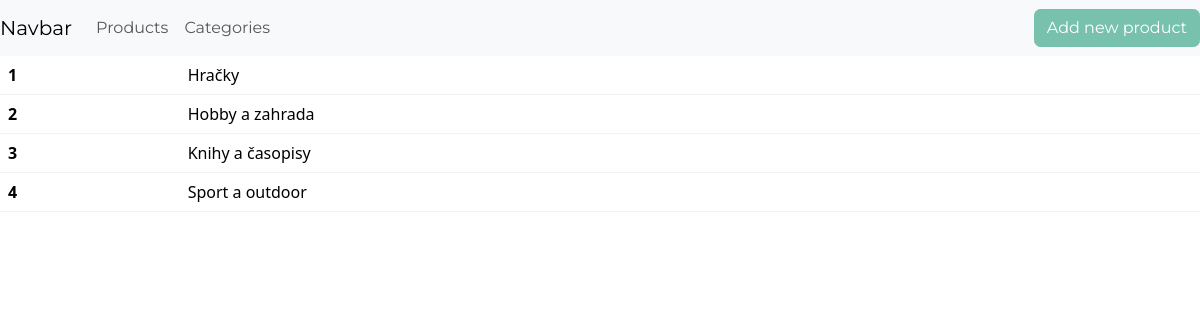
Screenshot of /categories/showCategories.php with the database file from the repository.
### tables this page shows
CREATE TABLE `categories` (
  `id` int(11) NOT NULL,
  `name` varchar(50) NOT NULL
);

### config/Connection.php (called while the page is built, shortened)
<?php
class Connection
{
    private static ?Connection $instance = null;
    private ?PDO $pdo = null;
    public static function getInstance(): static
    {
        if (is_null(static::$instance)) {
            static::$instance = new static();
        }
        return static::$instance;
    }
    public function getConnection(): PDO
    {
        if (is_null($this->pdo)) {
            $this->pdo = new PDO($_ENV['DSN'], $_ENV['USER'], $_ENV['PASSWORD']);
            $this->pdo->setAttribute(PDO::ATTR_ERRMODE, PDO::ERRMODE_EXCEPTION);
        }
        return $this->pdo;
    }
}

### src/Entity/AbstractMapper.php (called while the page is built, shortened)
<?php
abstract class AbstractMapper implements InterfaceMapper
{
    public function __construct()
    {
        $this->pdo = Connection::getInstance()->getConnection();
    }
    public function findAll(): ?array
    {
        $this->selectAllStatement()->execute();
        $raw = $this->selectAllStatement()->fetchAll();
        return $this->createArray($raw);
    }
}

### src/Entity/CategoriesMapper.php (called while the page is built, shortened)
<?php
class CategoriesMapper extends AbstractMapper
{
    private PDOStatement $selectAllStatement;
    public function __construct()
    {
        $this->selectAllStatement = $this->pdo->prepare("SELECT id, name FROM categories");
    }
    protected function selectAllStatement(): PDOStatement
    {
        return $this->selectAllStatement;
    }
    protected function createObject(array $raw): DomainObject
    {
        return new Category(
            (int)$raw['id'],
            $raw['name']
        );
    }
    protected function createArray(array $raw): array
    {
        $categories = [];
        foreach ($raw as $singleRaw) {
            $categories[] = $this->createObject($singleRaw);
        }
        return $categories;
    }
}

### src/Model/Category.php (called while the page is built, shortened)
<?php
class Category extends DomainObject
{
    private ?int $id;
    private ?string $categoryName;
    public function __construct(
        ?int $id = null,
        ?string $name = null
    ) {
        $this->id = $id;
        $this->categoryName = $name;
    }
    public function getId(): ?int
    {
        return $this->id;
    }
    public function getCategoryName(): ?string
    {
        return $this->categoryName;
    }
}

### public/categories/showCategories.php (the view, shortened to what this page needs)
<?php
$categoriesMapper = new CategoriesMapper();
$categories = $categoriesMapper->findAll();
?>
<html lang="cs">
<head>
    <link rel="stylesheet" href="https://bootswatch.com/5/minty/bootstrap.min.css"
>
</head>
<body>
<?php require_once __DIR__ . '/../navbar.php'; ?>
<table class="table">
    <tbody>
    <?php if (!is_null($categories)): ?>
        <?php foreach ($categories as $category): ?>
            <?php if ($category instanceof Category) : ?>
                <tr>
                    <th scope="row"><?php echo $category->getId() ?></th>
                    <td><?php echo $category->getCategoryName() ?></td>
                </tr>
            <?php endif ?>
        <?php endforeach; ?>
    <?php endif; ?>
    </tbody>
</table>
</body>
</html>

### rows the page displays
categories: id "1", name "Hračky"
categories: id "2", name "Hobby a zahrada"
categories: id "3", name "Knihy a časopisy"
categories: id "4", name "Sport a outdoor"
